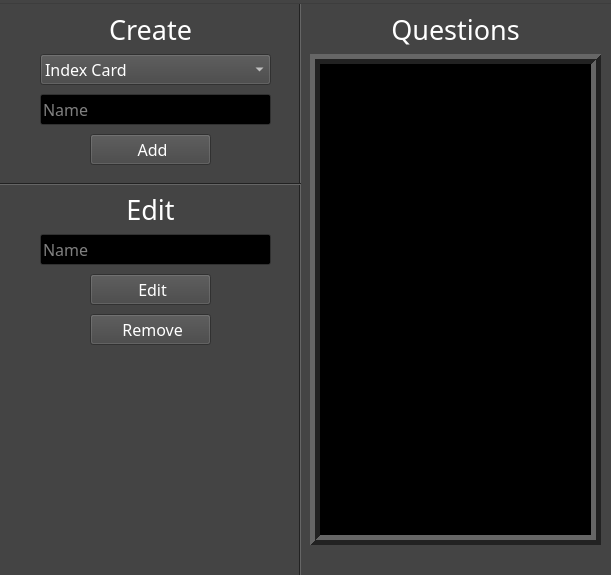
<?xml version="1.0" encoding="UTF-8"?>
<ui version="4.0">
 <class>CREATE</class>
 <widget class="QMainWindow" name="CREATE">
  <property name="geometry">
   <rect>
    <x>0</x>
    <y>0</y>
    <width>611</width>
    <height>575</height>
   </rect>
  </property>
  <property name="minimumSize">
   <size>
    <width>309</width>
    <height>471</height>
   </size>
  </property>
  <property name="palette">
   <palette>
    <active>
     <colorrole role="WindowText">
      <brush brushstyle="SolidPattern">
       <color alpha="255">
        <red>255</red>
        <green>255</green>
        <blue>255</blue>
       </color>
      </brush>
     </colorrole>
     <colorrole role="Button">
      <brush brushstyle="SolidPattern">
       <color alpha="255">
        <red>68</red>
        <green>68</green>
        <blue>68</blue>
       </color>
      </brush>
     </colorrole>
     <colorrole role="Light">
      <brush brushstyle="SolidPattern">
       <color alpha="255">
        <red>102</red>
        <green>102</green>
        <blue>102</blue>
       </color>
      </brush>
     </colorrole>
     <colorrole role="Midlight">
      <brush brushstyle="SolidPattern">
       <color alpha="255">
        <red>85</red>
        <green>85</green>
        <blue>85</blue>
       </color>
      </brush>
     </colorrole>
     <colorrole role="Dark">
      <brush brushstyle="SolidPattern">
       <color alpha="255">
        <red>34</red>
        <green>34</green>
        <blue>34</blue>
       </color>
      </brush>
     </colorrole>
     <colorrole role="Mid">
      <brush brushstyle="SolidPattern">
       <color alpha="255">
        <red>45</red>
        <green>45</green>
        <blue>45</blue>
       </color>
      </brush>
     </colorrole>
     <colorrole role="Text">
      <brush brushstyle="SolidPattern">
       <color alpha="255">
        <red>255</red>
        <green>255</green>
        <blue>255</blue>
       </color>
      </brush>
     </colorrole>
     <colorrole role="BrightText">
      <brush brushstyle="SolidPattern">
       <color alpha="255">
        <red>255</red>
        <green>255</green>
        <blue>255</blue>
       </color>
      </brush>
     </colorrole>
     <colorrole role="ButtonText">
      <brush brushstyle="SolidPattern">
       <color alpha="255">
        <red>255</red>
        <green>255</green>
        <blue>255</blue>
       </color>
      </brush>
     </colorrole>
     <colorrole role="Base">
      <brush brushstyle="SolidPattern">
       <color alpha="255">
        <red>0</red>
        <green>0</green>
        <blue>0</blue>
       </color>
      </brush>
     </colorrole>
     <colorrole role="Window">
      <brush brushstyle="SolidPattern">
       <color alpha="255">
        <red>68</red>
        <green>68</green>
        <blue>68</blue>
       </color>
      </brush>
     </colorrole>
     <colorrole role="Shadow">
      <brush brushstyle="SolidPattern">
       <color alpha="255">
        <red>0</red>
        <green>0</green>
        <blue>0</blue>
       </color>
      </brush>
     </colorrole>
     <colorrole role="AlternateBase">
      <brush brushstyle="SolidPattern">
       <color alpha="255">
        <red>34</red>
        <green>34</green>
        <blue>34</blue>
       </color>
      </brush>
     </colorrole>
     <colorrole role="ToolTipBase">
      <brush brushstyle="SolidPattern">
       <color alpha="255">
        <red>255</red>
        <green>255</green>
        <blue>220</blue>
       </color>
      </brush>
     </colorrole>
     <colorrole role="ToolTipText">
      <brush brushstyle="SolidPattern">
       <color alpha="255">
        <red>0</red>
        <green>0</green>
        <blue>0</blue>
       </color>
      </brush>
     </colorrole>
    </active>
    <inactive>
     <colorrole role="WindowText">
      <brush brushstyle="SolidPattern">
       <color alpha="255">
        <red>255</red>
        <green>255</green>
        <blue>255</blue>
       </color>
      </brush>
     </colorrole>
     <colorrole role="Button">
      <brush brushstyle="SolidPattern">
       <color alpha="255">
        <red>68</red>
        <green>68</green>
        <blue>68</blue>
       </color>
      </brush>
     </colorrole>
     <colorrole role="Light">
      <brush brushstyle="SolidPattern">
       <color alpha="255">
        <red>102</red>
        <green>102</green>
        <blue>102</blue>
       </color>
      </brush>
     </colorrole>
     <colorrole role="Midlight">
      <brush brushstyle="SolidPattern">
       <color alpha="255">
        <red>85</red>
        <green>85</green>
        <blue>85</blue>
       </color>
      </brush>
     </colorrole>
     <colorrole role="Dark">
      <brush brushstyle="SolidPattern">
       <color alpha="255">
        <red>34</red>
        <green>34</green>
        <blue>34</blue>
       </color>
      </brush>
     </colorrole>
     <colorrole role="Mid">
      <brush brushstyle="SolidPattern">
       <color alpha="255">
        <red>45</red>
        <green>45</green>
        <blue>45</blue>
       </color>
      </brush>
     </colorrole>
     <colorrole role="Text">
      <brush brushstyle="SolidPattern">
       <color alpha="255">
        <red>255</red>
        <green>255</green>
        <blue>255</blue>
       </color>
      </brush>
     </colorrole>
     <colorrole role="BrightText">
      <brush brushstyle="SolidPattern">
       <color alpha="255">
        <red>255</red>
        <green>255</green>
        <blue>255</blue>
       </color>
      </brush>
     </colorrole>
     <colorrole role="ButtonText">
      <brush brushstyle="SolidPattern">
       <color alpha="255">
        <red>255</red>
        <green>255</green>
        <blue>255</blue>
       </color>
      </brush>
     </colorrole>
     <colorrole role="Base">
      <brush brushstyle="SolidPattern">
       <color alpha="255">
        <red>0</red>
        <green>0</green>
        <blue>0</blue>
       </color>
      </brush>
     </colorrole>
     <colorrole role="Window">
      <brush brushstyle="SolidPattern">
       <color alpha="255">
        <red>68</red>
        <green>68</green>
        <blue>68</blue>
       </color>
      </brush>
     </colorrole>
     <colorrole role="Shadow">
      <brush brushstyle="SolidPattern">
       <color alpha="255">
        <red>0</red>
        <green>0</green>
        <blue>0</blue>
       </color>
      </brush>
     </colorrole>
     <colorrole role="AlternateBase">
      <brush brushstyle="SolidPattern">
       <color alpha="255">
        <red>34</red>
        <green>34</green>
        <blue>34</blue>
       </color>
      </brush>
     </colorrole>
     <colorrole role="ToolTipBase">
      <brush brushstyle="SolidPattern">
       <color alpha="255">
        <red>255</red>
        <green>255</green>
        <blue>220</blue>
       </color>
      </brush>
     </colorrole>
     <colorrole role="ToolTipText">
      <brush brushstyle="SolidPattern">
       <color alpha="255">
        <red>0</red>
        <green>0</green>
        <blue>0</blue>
       </color>
      </brush>
     </colorrole>
    </inactive>
    <disabled>
     <colorrole role="WindowText">
      <brush brushstyle="SolidPattern">
       <color alpha="255">
        <red>34</red>
        <green>34</green>
        <blue>34</blue>
       </color>
      </brush>
     </colorrole>
     <colorrole role="Button">
      <brush brushstyle="SolidPattern">
       <color alpha="255">
        <red>68</red>
        <green>68</green>
        <blue>68</blue>
       </color>
      </brush>
     </colorrole>
     <colorrole role="Light">
      <brush brushstyle="SolidPattern">
       <color alpha="255">
        <red>102</red>
        <green>102</green>
        <blue>102</blue>
       </color>
      </brush>
     </colorrole>
     <colorrole role="Midlight">
      <brush brushstyle="SolidPattern">
       <color alpha="255">
        <red>85</red>
        <green>85</green>
        <blue>85</blue>
       </color>
      </brush>
     </colorrole>
     <colorrole role="Dark">
      <brush brushstyle="SolidPattern">
       <color alpha="255">
        <red>34</red>
        <green>34</green>
        <blue>34</blue>
       </color>
      </brush>
     </colorrole>
     <colorrole role="Mid">
      <brush brushstyle="SolidPattern">
       <color alpha="255">
        <red>45</red>
        <green>45</green>
        <blue>45</blue>
       </color>
      </brush>
     </colorrole>
     <colorrole role="Text">
      <brush brushstyle="SolidPattern">
       <color alpha="255">
        <red>34</red>
        <green>34</green>
        <blue>34</blue>
       </color>
      </brush>
     </colorrole>
     <colorrole role="BrightText">
      <brush brushstyle="SolidPattern">
       <color alpha="255">
        <red>255</red>
        <green>255</green>
        <blue>255</blue>
       </color>
      </brush>
     </colorrole>
     <colorrole role="ButtonText">
      <brush brushstyle="SolidPattern">
       <color alpha="255">
        <red>34</red>
        <green>34</green>
        <blue>34</blue>
       </color>
      </brush>
     </colorrole>
     <colorrole role="Base">
      <brush brushstyle="SolidPattern">
       <color alpha="255">
        <red>68</red>
        <green>68</green>
        <blue>68</blue>
       </color>
      </brush>
     </colorrole>
     <colorrole role="Window">
      <brush brushstyle="SolidPattern">
       <color alpha="255">
        <red>68</red>
        <green>68</green>
        <blue>68</blue>
       </color>
      </brush>
     </colorrole>
     <colorrole role="Shadow">
      <brush brushstyle="SolidPattern">
       <color alpha="255">
        <red>0</red>
        <green>0</green>
        <blue>0</blue>
       </color>
      </brush>
     </colorrole>
     <colorrole role="AlternateBase">
      <brush brushstyle="SolidPattern">
       <color alpha="255">
        <red>68</red>
        <green>68</green>
        <blue>68</blue>
       </color>
      </brush>
     </colorrole>
     <colorrole role="ToolTipBase">
      <brush brushstyle="SolidPattern">
       <color alpha="255">
        <red>255</red>
        <green>255</green>
        <blue>220</blue>
       </color>
      </brush>
     </colorrole>
     <colorrole role="ToolTipText">
      <brush brushstyle="SolidPattern">
       <color alpha="255">
        <red>0</red>
        <green>0</green>
        <blue>0</blue>
       </color>
      </brush>
     </colorrole>
    </disabled>
   </palette>
  </property>
  <property name="font">
   <font>
    <family>Calibri Light</family>
    <pointsize>12</pointsize>
   </font>
  </property>
  <property name="windowTitle">
   <string>Create</string>
  </property>
  <property name="windowIcon">
   <iconset>
    <normaloff>general/create_room.png</normaloff>general/create_room.png</iconset>
  </property>
  <widget class="QWidget" name="centralwidget">
   <widget class="QLabel" name="header_left">
    <property name="geometry">
     <rect>
      <x>310</x>
      <y>10</y>
      <width>291</width>
      <height>31</height>
     </rect>
    </property>
    <property name="font">
     <font>
      <family>Calibri Light</family>
      <pointsize>20</pointsize>
      <weight>50</weight>
      <italic>false</italic>
      <bold>false</bold>
     </font>
    </property>
    <property name="frameShape">
     <enum>QFrame::NoFrame</enum>
    </property>
    <property name="text">
     <string>Questions</string>
    </property>
    <property name="alignment">
     <set>Qt::AlignCenter</set>
    </property>
   </widget>
   <widget class="QLabel" name="header_right">
    <property name="geometry">
     <rect>
      <x>10</x>
      <y>10</y>
      <width>281</width>
      <height>31</height>
     </rect>
    </property>
    <property name="font">
     <font>
      <family>Calibri Light</family>
      <pointsize>20</pointsize>
      <weight>50</weight>
      <italic>false</italic>
      <bold>false</bold>
     </font>
    </property>
    <property name="frameShape">
     <enum>QFrame::NoFrame</enum>
    </property>
    <property name="text">
     <string>Create</string>
    </property>
    <property name="alignment">
     <set>Qt::AlignCenter</set>
    </property>
   </widget>
   <widget class="Line" name="line">
    <property name="geometry">
     <rect>
      <x>290</x>
      <y>-10</y>
      <width>21</width>
      <height>591</height>
     </rect>
    </property>
    <property name="orientation">
     <enum>Qt::Vertical</enum>
    </property>
   </widget>
   <widget class="QListWidget" name="list">
    <property name="geometry">
     <rect>
      <x>310</x>
      <y>50</y>
      <width>291</width>
      <height>491</height>
     </rect>
    </property>
    <property name="font">
     <font>
      <family>Calibri Light</family>
      <pointsize>20</pointsize>
     </font>
    </property>
    <property name="frameShape">
     <enum>QFrame::Box</enum>
    </property>
    <property name="frameShadow">
     <enum>QFrame::Raised</enum>
    </property>
    <property name="lineWidth">
     <number>5</number>
    </property>
    <property name="dragEnabled">
     <bool>true</bool>
    </property>
    <property name="dragDropMode">
     <enum>QAbstractItemView::InternalMove</enum>
    </property>
    <property name="defaultDropAction">
     <enum>Qt::MoveAction</enum>
    </property>
    <property name="alternatingRowColors">
     <bool>true</bool>
    </property>
   </widget>
   <widget class="QPushButton" name="btn_add">
    <property name="enabled">
     <bool>true</bool>
    </property>
    <property name="geometry">
     <rect>
      <x>90</x>
      <y>130</y>
      <width>121</width>
      <height>31</height>
     </rect>
    </property>
    <property name="cursor">
     <cursorShape>ArrowCursor</cursorShape>
    </property>
    <property name="text">
     <string> Add</string>
    </property>
    <property name="icon">
     <iconset>
      <normaloff>general/create_room.png</normaloff>general/create_room.png</iconset>
    </property>
    <property name="iconSize">
     <size>
      <width>16</width>
      <height>16</height>
     </size>
    </property>
    <property name="shortcut">
     <string>Ctrl+A</string>
    </property>
   </widget>
   <widget class="QPushButton" name="btn_close_right">
    <property name="enabled">
     <bool>true</bool>
    </property>
    <property name="geometry">
     <rect>
      <x>90</x>
      <y>310</y>
      <width>121</width>
      <height>31</height>
     </rect>
    </property>
    <property name="cursor">
     <cursorShape>ArrowCursor</cursorShape>
    </property>
    <property name="toolTip">
     <string>&lt;html&gt;&lt;head/&gt;&lt;body&gt;&lt;p&gt;&lt;span style=&quot; font-weight:600;&quot;&gt;DEL&lt;/span&gt;&lt;/p&gt;&lt;p&gt;remove question&lt;/p&gt;&lt;/body&gt;&lt;/html&gt;</string>
    </property>
    <property name="text">
     <string> Remove</string>
    </property>
    <property name="icon">
     <iconset>
      <normaloff>general/dialog_cancel.png</normaloff>general/dialog_cancel.png</iconset>
    </property>
    <property name="iconSize">
     <size>
      <width>16</width>
      <height>16</height>
     </size>
    </property>
    <property name="shortcut">
     <string>Del</string>
    </property>
   </widget>
   <widget class="QPushButton" name="btn_edit">
    <property name="enabled">
     <bool>true</bool>
    </property>
    <property name="geometry">
     <rect>
      <x>90</x>
      <y>270</y>
      <width>121</width>
      <height>31</height>
     </rect>
    </property>
    <property name="cursor">
     <cursorShape>ArrowCursor</cursorShape>
    </property>
    <property name="toolTip">
     <string>&lt;html&gt;&lt;head/&gt;&lt;body&gt;&lt;p&gt;edit question&lt;/p&gt;&lt;/body&gt;&lt;/html&gt;</string>
    </property>
    <property name="text">
     <string> Edit</string>
    </property>
    <property name="icon">
     <iconset>
      <normaloff>general/edit.png</normaloff>general/edit.png</iconset>
    </property>
    <property name="iconSize">
     <size>
      <width>16</width>
      <height>16</height>
     </size>
    </property>
    <property name="shortcut">
     <string>Ctrl+E</string>
    </property>
   </widget>
   <widget class="QComboBox" name="type_chooser">
    <property name="geometry">
     <rect>
      <x>40</x>
      <y>50</y>
      <width>231</width>
      <height>31</height>
     </rect>
    </property>
    <property name="toolTip">
     <string>&lt;html&gt;&lt;head/&gt;&lt;body&gt;&lt;p&gt;type of question&lt;/p&gt;&lt;/body&gt;&lt;/html&gt;</string>
    </property>
    <item>
     <property name="text">
      <string>Index Card</string>
     </property>
     <property name="icon">
      <iconset>
       <normaloff>index_card/index_card.png</normaloff>index_card/index_card.png</iconset>
     </property>
    </item>
    <item>
     <property name="text">
      <string>Question + Entry</string>
     </property>
     <property name="icon">
      <iconset>
       <normaloff>question_entry/question_entry.png</normaloff>question_entry/question_entry.png</iconset>
     </property>
    </item>
    <item>
     <property name="text">
      <string>Question + Multiple Choice</string>
     </property>
     <property name="icon">
      <iconset>
       <normaloff>question_multiple_choice/question_multiple_choice.png</normaloff>question_multiple_choice/question_multiple_choice.png</iconset>
     </property>
    </item>
    <item>
     <property name="text">
      <string>Question + Order</string>
     </property>
     <property name="icon">
      <iconset>
       <normaloff>question_order/question_order.png</normaloff>question_order/question_order.png</iconset>
     </property>
    </item>
    <item>
     <property name="text">
      <string>Question + Radio</string>
     </property>
     <property name="icon">
      <iconset>
       <normaloff>question_radio/question_radio.png</normaloff>question_radio/question_radio.png</iconset>
     </property>
    </item>
   </widget>
   <widget class="QLineEdit" name="name">
    <property name="geometry">
     <rect>
      <x>40</x>
      <y>90</y>
      <width>231</width>
      <height>31</height>
     </rect>
    </property>
    <property name="font">
     <font>
      <family>Calibri Light</family>
     </font>
    </property>
    <property name="placeholderText">
     <string>Name</string>
    </property>
   </widget>
   <widget class="Line" name="line_2">
    <property name="geometry">
     <rect>
      <x>-90</x>
      <y>170</y>
      <width>391</width>
      <height>20</height>
     </rect>
    </property>
    <property name="orientation">
     <enum>Qt::Horizontal</enum>
    </property>
   </widget>
   <widget class="QLabel" name="header_right_2">
    <property name="geometry">
     <rect>
      <x>10</x>
      <y>190</y>
      <width>281</width>
      <height>31</height>
     </rect>
    </property>
    <property name="font">
     <font>
      <family>Calibri Light</family>
      <pointsize>20</pointsize>
      <weight>50</weight>
      <italic>false</italic>
      <bold>false</bold>
     </font>
    </property>
    <property name="frameShape">
     <enum>QFrame::NoFrame</enum>
    </property>
    <property name="text">
     <string>Edit</string>
    </property>
    <property name="alignment">
     <set>Qt::AlignCenter</set>
    </property>
   </widget>
   <widget class="QLineEdit" name="name_edit">
    <property name="geometry">
     <rect>
      <x>40</x>
      <y>230</y>
      <width>231</width>
      <height>31</height>
     </rect>
    </property>
    <property name="font">
     <font>
      <family>Calibri Light</family>
     </font>
    </property>
    <property name="placeholderText">
     <string>Name</string>
    </property>
   </widget>
   <widget class="QLabel" name="label">
    <property name="geometry">
     <rect>
      <x>80</x>
      <y>380</y>
      <width>141</width>
      <height>141</height>
     </rect>
    </property>
    <property name="text">
     <string/>
    </property>
    <property name="pixmap">
     <pixmap>general/quardcard_logo.png</pixmap>
    </property>
    <property name="scaledContents">
     <bool>true</bool>
    </property>
   </widget>
   <zorder>list</zorder>
   <zorder>header_left</zorder>
   <zorder>header_right</zorder>
   <zorder>line</zorder>
   <zorder>btn_add</zorder>
   <zorder>btn_close_right</zorder>
   <zorder>btn_edit</zorder>
   <zorder>type_chooser</zorder>
   <zorder>name</zorder>
   <zorder>line_2</zorder>
   <zorder>header_right_2</zorder>
   <zorder>name_edit</zorder>
   <zorder>label</zorder>
  </widget>
  <widget class="QMenuBar" name="menubar">
   <property name="geometry">
    <rect>
     <x>0</x>
     <y>0</y>
     <width>611</width>
     <height>21</height>
    </rect>
   </property>
   <widget class="QMenu" name="menuQuardcard">
    <property name="title">
     <string/>
    </property>
    <property name="icon">
     <iconset>
      <normaloff>general/menu.png</normaloff>general/menu.png</iconset>
    </property>
    <addaction name="actionNewproject"/>
    <addaction name="actionOpenproject"/>
    <addaction name="actionSaveproject"/>
    <addaction name="separator"/>
   </widget>
   <widget class="QMenu" name="menuInfo">
    <property name="title">
     <string/>
    </property>
    <property name="icon">
     <iconset>
      <normaloff>general/open_info.png</normaloff>general/open_info.png</iconset>
    </property>
    <addaction name="actionAbout"/>
   </widget>
   <addaction name="menuQuardcard"/>
   <addaction name="menuInfo"/>
  </widget>
  <action name="actionOpen">
   <property name="icon">
    <iconset>
     <normaloff>open_file.png</normaloff>open_file.png</iconset>
   </property>
   <property name="text">
    <string>Open</string>
   </property>
  </action>
  <action name="actionCreate">
   <property name="icon">
    <iconset>
     <normaloff>create_quardcard.png</normaloff>create_quardcard.png</iconset>
   </property>
   <property name="text">
    <string>Create</string>
   </property>
  </action>
  <action name="actionPrivate">
   <property name="icon">
    <iconset>
     <normaloff>singleplayer.png</normaloff>singleplayer.png</iconset>
   </property>
   <property name="text">
    <string>Private</string>
   </property>
  </action>
  <action name="actionCreate_Room">
   <property name="icon">
    <iconset>
     <normaloff>create_room.png</normaloff>create_room.png</iconset>
   </property>
   <property name="text">
    <string>Create Room</string>
   </property>
  </action>
  <action name="actionJoin_Room">
   <property name="icon">
    <iconset>
     <normaloff>search_room.png</normaloff>search_room.png</iconset>
   </property>
   <property name="text">
    <string>Connect Room</string>
   </property>
  </action>
  <action name="actionAbout">
   <property name="icon">
    <iconset>
     <normaloff>general/open_info.png</normaloff>general/open_info.png</iconset>
   </property>
   <property name="text">
    <string>About</string>
   </property>
  </action>
  <action name="actionSaveproject">
   <property name="icon">
    <iconset>
     <normaloff>general/creator_save.png</normaloff>general/creator_save.png</iconset>
   </property>
   <property name="text">
    <string>Save</string>
   </property>
  </action>
  <action name="actionOpenproject">
   <property name="icon">
    <iconset>
     <normaloff>general/open_file.png</normaloff>general/open_file.png</iconset>
   </property>
   <property name="text">
    <string>Open</string>
   </property>
  </action>
  <action name="actionNewproject">
   <property name="icon">
    <iconset>
     <normaloff>general/create_room.png</normaloff>general/create_room.png</iconset>
   </property>
   <property name="text">
    <string>New</string>
   </property>
  </action>
 </widget>
 <tabstops>
  <tabstop>list</tabstop>
  <tabstop>btn_add</tabstop>
  <tabstop>btn_edit</tabstop>
  <tabstop>type_chooser</tabstop>
  <tabstop>name</tabstop>
  <tabstop>btn_close_right</tabstop>
 </tabstops>
 <resources/>
 <connections/>
</ui>
